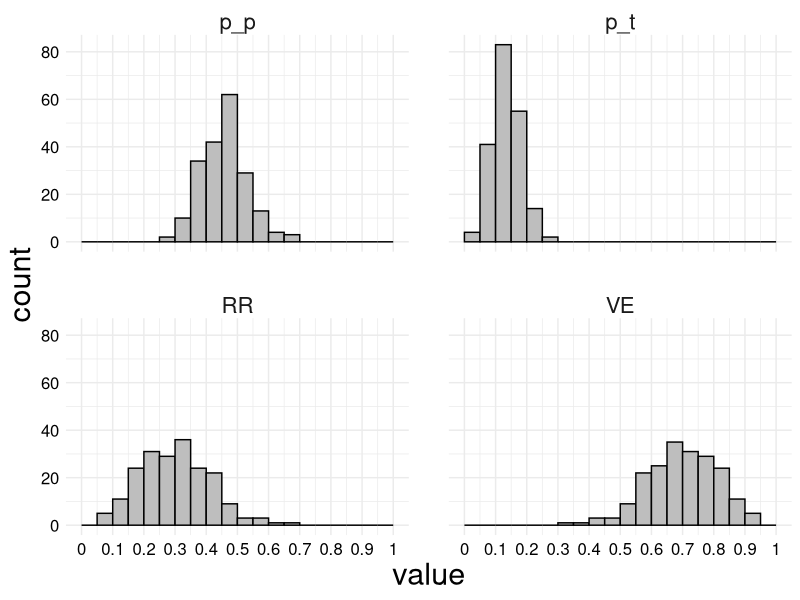
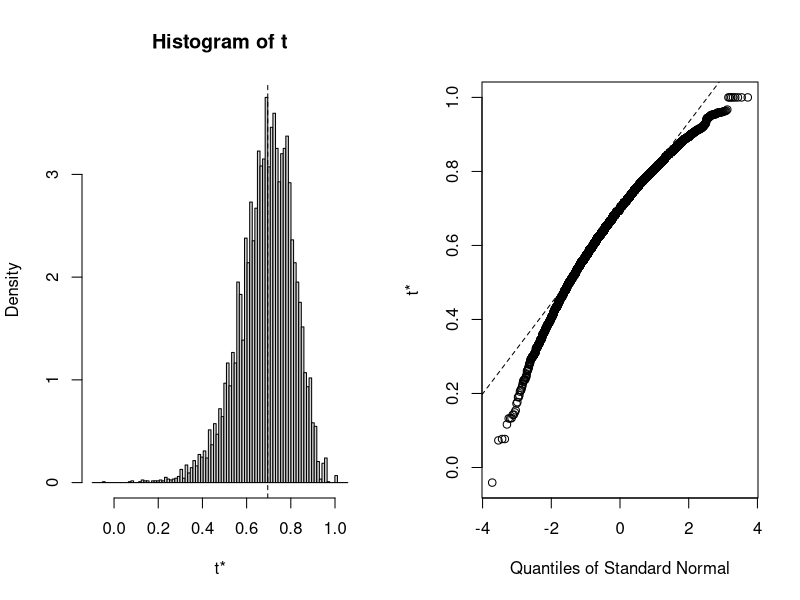

Generate these figures, in order, with R:
## ---- chunk 1
# ggplot2 theme setup
library(ggplot2)
ggplot2::theme_set(
	ggplot2::theme_minimal() +
		ggplot2::theme(
			plot.background = ggplot2::element_rect(
				fill = "white", color = "white"
			),
			axis.text = ggplot2::element_text(size = 12, color = "black"),
			axis.title = ggplot2::element_text(size = 22),
			plot.subtitle = ggplot2::element_text(
				size = 16, hjust = 0, margin = ggplot2::margin(b = 2)
			),
			plot.title = ggplot2::element_text(
				size = 19, hjust = 0, margin = ggplot2::margin(b = 2, l = 2)
			),
			plot.caption = ggplot2::element_text(size = 14),
			strip.text = ggplot2::element_text(
				size = 16, hjust = 0.5, margin = ggplot2::margin(b = 2, t = 2)
			),
			panel.spacing = ggplot2::unit(2, "lines"),
			legend.position = "bottom",
			legend.text = ggplot2::element_text(size = 16, color = "black"),
			legend.title = ggplot2::element_text(size = 18, color = "black"),
			plot.margin = ggplot2::margin(t = 6, r = 6, b = 6, l = 6)
		)
)
## ---- chunk 2
set.seed(134122)
n <- 100L
sim_dat <- tibble::tibble(
	# Treatment is 0 for placebo, 1 for vaccinated
	treatment = rep(c(0, 1), each = n / 2),
	outcome = rbinom(n, size = 1, prob = rep(c(0.4, 0.1), each = n / 2))
)

table(
	sim_dat$treatment,
	sim_dat$outcome,
	dnn = c("treatment", "outcome")
) |>
	addmargins()
## ---- chunk 3
set.seed(3547512)
B <- 199L
res <- matrix(nrow = B, ncol = 4)
colnames(res) <- c("p_p", "p_t", "RR", "VE")
for (i in 1:B) {
	# Sample the data indices that we should use for this sample
	idx <- sample.int(nrow(sim_dat), replace = TRUE)
	D_i <- sim_dat[idx, ]
	# Code to calculate the risk in the placebo group and the risk in the
	# treatment group
	# We could write this in a much more compact/efficient way, but I did it
	# this way for readability
	p_p <- D_i |>
		dplyr::filter(treatment == 0) |>
		dplyr::pull(outcome) |>
		mean()
	p_t <- D_i |>
		dplyr::filter(treatment == 1) |>
		dplyr::pull(outcome) |>
		mean()
	RR <- p_t / p_p
	
	# Store results in output matrix
	res[i, 1] <- p_p
	res[i, 2] <- p_t
	res[i, 3] <- RR
	res[i, 4] <- 1 - RR
}

res <- tibble::as_tibble(res)
print(res, n = 6)
## ---- chunk 4
res |>
	tidyr::pivot_longer(cols = dplyr::everything()) |>
	ggplot2::ggplot() +
	ggplot2::aes(x = value) +
	ggplot2::geom_histogram(
		binwidth = 0.05,
		boundary = 0,
		color = "black",
		fill = "gray"
	) +
	ggplot2::facet_wrap(ggplot2::vars(name)) +
	ggplot2::scale_x_continuous(
		breaks = seq(0, 1, 0.1),
		minor_breaks = seq(0, 1, 0.05),
		labels = seq(0, 1, 0.1),
		limits = c(0, 1)
	)
## ---- chunk 5
sort(res$VE)[c(5, 195)]
## ---- chunk 6
quantile(res$VE, probs = c(0.025, 0.975), type = 1)
## ---- chunk 7
library(boot)
## ---- chunk 8
est_VE <- function(data, idx) {
	# Sample the data indices that we should use for this sample
	D_i <- data[idx, ]
	# Code to calculate the risk in the placebo group and the risk in the
	# treatment group
	p_p <- mean(subset(D_i, treatment == 0)$outcome)
	p_t <- mean(subset(D_i, treatment == 1)$outcome)
	RR <- p_t / p_p
	
	# Return the VE
	return(1 - RR)
}
## ---- chunk 9
set.seed(7071234)
VE_boot <- boot::boot(
	# First argument is the data frame
	data = sim_dat,
	# Second argument is the function we want to calculate on resamples
	statistic = est_VE,
	# R is the number of resamples, which I called B before
	R = 9999,
	# We want to use ordinary nonparametric bootstrap -- this is the default
	# but I wanted to emphasize it
	sim = "ordinary"
)
## ---- chunk 10
VE_boot
## ---- chunk 11
plot(VE_boot)
## ---- chunk 12
VE_ci <- boot::boot.ci(
	VE_boot, conf = 0.95,
	type = c("norm", "basic", "perc", "bca")
)
VE_ci
## ---- chunk 13
sessionInfo()
